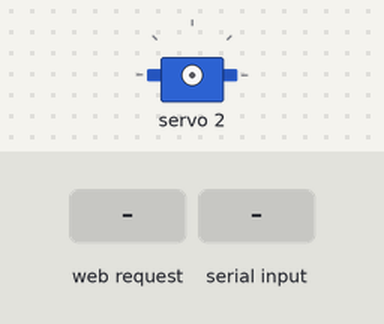
Bench run of a sketch on a simulated ESP32. Parts: servo. Inputs (shaded band) come from the test bench. What the sketch prints to the serial monitor is not drawn.

Above: at 1.2 s.
1.3 s: HTTP request GET /set?pulse=c received
2.8 s: "200\n" received over Serial
At 3.1 s:
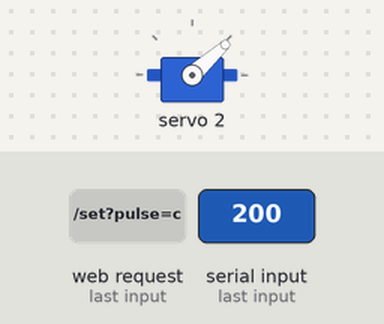
4.3 s: HTTP request GET /step?delta=120 received
At 5.4 s:
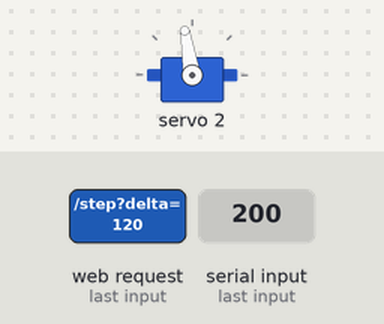
5.8 s: HTTP request GET /step?pulse=120&delta=120 received
At 6.6 s:
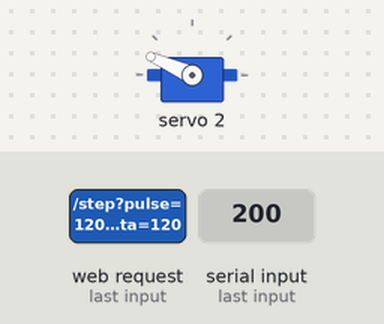
8.8 s: HTTP request GET /step?delta=120 received
At 10.1 s:
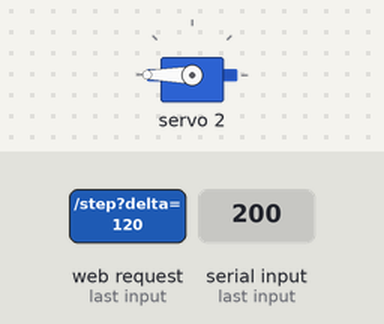
Timing chart, 0 to 11.3 s (numbered marks = the images above; inputs shaded):
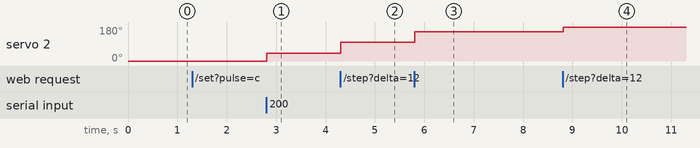

The sketch:

shoulder_calib.ino
```cpp
#include <Wire.h>
#include <Adafruit_PWMServoDriver.h>
#include <WiFi.h>
#include <WebServer.h>

// ─────────────────────────────────────────
//  PCA9685 Config
// ─────────────────────────────────────────
Adafruit_PWMServoDriver pwm = Adafruit_PWMServoDriver();
#define SERVO_FREQ 50

// ─────────────────────────────────────────
//  Hardware Channels
// ─────────────────────────────────────────
const int SHOULDER_CH = 2; // Testing joint: MG996R Positional Servo

// Full raw pulse range for testing (standard analog/digital servo safe bounds)
const int MIN_RAW_PULSE = 100;
const int MAX_RAW_PULSE = 650;
const int DEFAULT_TEST_PULSE = 300;

int currentShoulderPulse = DEFAULT_TEST_PULSE;
bool shoulderEngaged = false;

// ─────────────────────────────────────────
//  WiFi AP Config
// ─────────────────────────────────────────
const char* ssid     = "RoboArm-Shoulder-Calib";
const char* password = "roboarm123";

WebServer server(80);

// Helper: Convert PCA9685 pulse ticks (100-650) to approximate degrees (0-180°)
int pulseToApproxDeg(int pulse) {
  // 100 ticks ≈ ~500us (0°), 600 ticks ≈ ~2500us (180°)
  int deg = map(pulse, 120, 580, 0, 180);
  return constrain(deg, 0, 180);
}

// Power off ALL 16 channels completely
void powerOffAllMotors() {
  for (int ch = 0; ch < 16; ch++) {
    pwm.setPWM(ch, 0, 0);
  }
  shoulderEngaged = false;
  Serial.println("🛑 ALL MOTORS POWERED OFF (PWM 0 on all 16 channels).");
}

// Apply pulse ONLY to Shoulder (CH 2), ensuring all other channels stay 0
void setShoulderPulse(int p) {
  currentShoulderPulse = constrain(p, MIN_RAW_PULSE, MAX_RAW_PULSE);

  // Guarantee every other channel is completely unpowered
  for (int ch = 0; ch < 16; ch++) {
    if (ch != SHOULDER_CH) {
      pwm.setPWM(ch, 0, 0);
    }
  }

  // Send PWM to shoulder only
  pwm.setPWM(SHOULDER_CH, 0, currentShoulderPulse);
  shoulderEngaged = true;

  Serial.printf("🎯 Shoulder (CH2) Pulse: %d | Approx: ~%d° (All other motors: OFF)\n",
                currentShoulderPulse, pulseToApproxDeg(currentShoulderPulse));
}

void stepShoulder(int delta) {
  setShoulderPulse(currentShoulderPulse + delta);
}

// ─────────────────────────────────────────
//  Web UI (Clean Slate Shoulder Calibrator)
// ─────────────────────────────────────────
const char HTML[] PROGMEM = R"rawliteral(
<!DOCTYPE html>
<html lang="en">
<head>
<meta charset="UTF-8"/>
<meta name="viewport" content="width=device-width,initial-scale=1.0"/>
<title>Shoulder Angle Discovery | RoboArm</title>
<style>
  @import url('https://fonts.googleapis.com/css2?family=Inter:wght@400;500;600;700;800&display=swap');
  *{margin:0;padding:0;box-sizing:border-box;}
  body{
    font-family:'Inter',sans-serif;
    background:#08090e;
    color:#e2e8f0;
    min-height:100vh;
    display:flex;
    flex-direction:column;
    align-items:center;
    padding:16px 12px;
  }
  .card{
    background:#0f1322;
    border:1px solid #1e2640;
    border-radius:24px;
    padding:22px 18px;
    width:100%;
    max-width:460px;
    box-shadow:0 12px 40px rgba(0,0,0,0.5);
    text-align:center;
  }
  h1{font-size:1.3rem;font-weight:800;color:#38bdf8;margin-bottom:4px;letter-spacing:0.5px;}
  .subtitle{font-size:0.78rem;color:#94a3b8;margin-bottom:12px;}

  .status-banner{
    background:#052e16;border:1px solid #16a34a55;border-radius:12px;
    padding:8px 12px;font-size:0.75rem;color:#4ade80;font-weight:600;margin-bottom:14px;
    display:flex;align-items:center;justify-content:center;gap:6px;
  }

  .box{
    background:#13182b;border:1px solid #1e293b;
    border-radius:16px;padding:16px 14px;margin-bottom:14px;text-align:left;
  }
  .box-title{font-size:0.85rem;font-weight:700;color:#f1f5f9;margin-bottom:2px;}
  .box-sub{font-size:0.72rem;color:#64748b;margin-bottom:12px;}

  .hero-val-container{
    display:flex;justify-content:space-around;align-items:baseline;
    background:#0a0d18;border:1px solid #1e2640;border-radius:14px;
    padding:12px 6px;margin-bottom:14px;
  }
  .hero-item{text-align:center;}
  .hero-label{font-size:0.68rem;text-transform:uppercase;color:#64748b;font-weight:700;letter-spacing:0.5px;}
  .hero-num{font-size:2.2rem;font-weight:800;color:#38bdf8;line-height:1.1;}
  .hero-deg{font-size:1.5rem;font-weight:700;color:#a78bfa;line-height:1.1;}

  input[type=range]{
    width:100%;height:10px;border-radius:6px;
    background:#1e293b;outline:none;margin-bottom:14px;cursor:pointer;
  }

  .btn-grid{display:grid;grid-template-columns:repeat(4, 1fr);gap:6px;margin-bottom:8px;}
  .btn{
    padding:11px 4px;font-size:0.82rem;font-weight:700;border:none;
    border-radius:10px;cursor:pointer;transition:transform 0.1s ease;
  }
  .btn:active{transform:scale(0.95);}
  .btn-inc{background:#4f46e5;color:#fff;}
  .btn-inc:hover{background:#4338ca;}
  .btn-dec{background:#0284c7;color:#fff;}
  .btn-dec:hover{background:#0369a1;}

  .direct-form{display:flex;gap:8px;margin-top:10px;}
  .direct-input{
    flex:1;background:#0a0d18;border:1px solid #334155;border-radius:10px;
    padding:9px 12px;color:#fff;font-size:0.9rem;font-weight:600;text-align:center;
  }
  .btn-set{
    background:#38bdf8;color:#0f172a;border:none;border-radius:10px;
    padding:9px 18px;font-size:0.85rem;font-weight:700;cursor:pointer;
  }

  .btn-engage{
    width:100%;padding:13px;background:#059669;color:#fff;border:none;
    border-radius:12px;font-size:0.9rem;font-weight:700;cursor:pointer;margin-bottom:10px;
  }
  .btn-cut{
    width:100%;padding:14px;background:#7f1d1d;border:1px solid #ef444466;
    color:#fca5a5;font-size:0.9rem;font-weight:800;border-radius:12px;cursor:pointer;
  }
  .btn-cut:active{transform:scale(0.97);}

  .notepad{
    background:#0a0d18;border:1px dashed #334155;border-radius:14px;
    padding:12px;margin-top:12px;font-size:0.75rem;color:#94a3b8;line-height:1.5;text-align:left;
  }
  .notepad b{color:#38bdf8;}
  .status{margin-top:12px;font-size:0.8rem;color:#38bdf8;min-height:18px;font-weight:600;}
</style>
</head>
<body>
<div class="card">
  <h1>🦾 SHOULDER ANGLE FINDER</h1>
  <p class="subtitle">Channel 2 (MG996R) | Clean Slate Calibration</p>

  <div class="status-banner">
    <span>🔒 ALL OTHER MOTORS ARE COMPLETELY POWERED OFF (PWM = 0)</span>
  </div>

  <!-- Live Value Display -->
  <div class="box">
    <div class="box-title">📍 Shoulder Pulse & Angle</div>
    <div class="box-sub">Full range unlocked (100 → 650). Find your physical limits.</div>

    <div class="hero-val-container">
      <div class="hero-item">
        <div class="hero-label">Pulse Ticks</div>
        <div class="hero-num" id="dispPulse">300</div>
      </div>
      <div class="hero-item">
        <div class="hero-label">Estimated Angle</div>
        <div class="hero-deg" id="dispDeg">~70°</div>
      </div>
    </div>

    <input type="range" min="100" max="650" value="300" id="slider" oninput="onSlide(this.value)" onchange="sendPulse(this.value)">

    <div class="direct-form">
      <input type="number" id="numInput" class="direct-input" placeholder="Type Pulse (100-650)" min="100" max="650" value="300"/>
      <button class="btn-set" onclick="sendManual()">SEND PULSE</button>
    </div>
  </div>

  <!-- Precision Steppers -->
  <div class="box">
    <div class="box-title">⚡ Precision Step Nudge</div>
    <div class="box-sub">Step slowly until you find the exact mechanical limits:</div>

    <!-- Decrement -->
    <div class="btn-grid">
      <button class="btn btn-dec" onclick="step(-25)">-25</button>
      <button class="btn btn-dec" onclick="step(-10)">-10</button>
      <button class="btn btn-dec" onclick="step(-5)">-5</button>
      <button class="btn btn-dec" onclick="step(-1)">-1</button>
    </div>

    <!-- Increment -->
    <div class="btn-grid">
      <button class="btn btn-inc" onclick="step(+1)">+1</button>
      <button class="btn btn-inc" onclick="step(+5)">+5</button>
      <button class="btn btn-inc" onclick="step(+10)">+10</button>
      <button class="btn btn-inc" onclick="step(+25)">+25</button>
    </div>
  </div>

  <button class="btn-engage" onclick="sendPulse(300)">🎯 ENGAGE AT NEUTRAL (300)</button>
  <button class="btn-cut" onclick="cutPower()">🛑 POWER OFF ALL MOTORS (PWM 0)</button>

  <div class="notepad">
    <b>📝 How to record your new Shoulder limits:</b><br/>
    1. Step <b>down</b> (-10/-5/-1) until shoulder reaches bottom/back physical limit ➔ Note down <b>SHOULDER_MIN</b>.<br/>
    2. Step <b>up</b> (+10/+5/+1) until shoulder reaches upright/forward physical limit ➔ Note down <b>SHOULDER_MAX</b>.<br/>
    3. Find comfortable center/resting posture ➔ Note down <b>SHOULDER_REST</b>.
  </div>

  <div class="status" id="status">Standby. Motors powered off on boot. Ready to calibrate.</div>
</div>

<script>
let currentPulse = 300;

function calcDeg(p){
  let d = Math.round((p - 120) * (180 / 460));
  if(d < 0) d = 0;
  if(d > 180) d = 180;
  return d;
}

function updateUI(p){
  currentPulse = parseInt(p);
  document.getElementById('dispPulse').innerText = currentPulse;
  document.getElementById('dispDeg').innerText = '~' + calcDeg(currentPulse) + '°';
  document.getElementById('slider').value = currentPulse;
  document.getElementById('numInput').value = currentPulse;
}

function onSlide(v){
  document.getElementById('dispPulse').innerText = v;
  document.getElementById('dispDeg').innerText = '~' + calcDeg(v) + '°';
}

function setStatus(msg){
  document.getElementById('status').innerText = msg;
}

function sendPulse(p){
  updateUI(p);
  setStatus('Holding pulse: ' + p + ' (~' + calcDeg(p) + '°)');
  fetch('/set?pulse=' + p)
    .then(r => r.text())
    .then(m => setStatus(m))
    .catch(() => setStatus('Connection error!'));
}

function sendManual(){
  let val = parseInt(document.getElementById('numInput').value);
  if(isNaN(val)) return;
  if(val < 100) val = 100;
  if(val > 650) val = 650;
  sendPulse(val);
}

function step(delta){
  let target = currentPulse + delta;
  if(target < 100) target = 100;
  if(target > 650) target = 650;
  sendPulse(target);
}

function cutPower(){
  fetch('/cut')
    .then(r => r.text())
    .then(m => {
      setStatus('🛑 ' + m);
    })
    .catch(() => setStatus('Connection error!'));
}
</script>
</body>
</html>
)rawliteral";

// ─────────────────────────────────────────
//  HTTP Handlers
// ─────────────────────────────────────────
void handleRoot() {
  server.sendHeader("Cache-Control", "no-cache, no-store, must-revalidate");
  server.sendHeader("Pragma", "no-cache");
  server.sendHeader("Expires", "0");
  server.send_P(200, "text/html", HTML);
}

void handleSet() {
  if (server.hasArg("pulse")) {
    int p = server.arg("pulse").toInt();
    setShoulderPulse(p);
    server.send(200, "text/plain", "Shoulder held at: " + String(currentShoulderPulse) + " (~" + String(pulseToApproxDeg(currentShoulderPulse)) + "°)");
  } else {
    server.send(400, "text/plain", "Missing pulse");
  }
}

void handleStep() {
  if (server.hasArg("delta")) {
    int d = server.arg("delta").toInt();
    stepShoulder(d);
    server.send(200, "text/plain", "Shoulder stepped to: " + String(currentShoulderPulse) + " (~" + String(pulseToApproxDeg(currentShoulderPulse)) + "°)");
  } else {
    server.send(400, "text/plain", "Missing delta");
  }
}

void handleCut() {
  powerOffAllMotors();
  server.send(200, "text/plain", "All motors powered off (PWM 0)");
}

// ─────────────────────────────────────────
//  Setup & Loop
// ─────────────────────────────────────────
void setup() {
  Serial.begin(115200);
  Serial.println("\n=== Shoulder Angle Finder (Clean Slate Calibration) ===");

  pwm.begin();
  pwm.setOscillatorFrequency(27000000);
  pwm.setPWMFreq(SERVO_FREQ);
  delay(50);

  // Power OFF ALL 16 channels on startup (Zero PWM on all motors)
  powerOffAllMotors();
  Serial.println("Initial State: ALL MOTORS POWERED OFF (PWM 0).");
  Serial.println("Shoulder will only move when commanded via Web UI or Serial.");

  WiFi.softAP(ssid, password);
  Serial.printf("WiFi AP: %s  |  http://%s\n", ssid, WiFi.softAPIP().toString().c_str());

  server.on("/",     handleRoot);
  server.on("/set",  handleSet);
  server.on("/step", handleStep);
  server.on("/cut",  handleCut);
  server.begin();

  Serial.println("Ready! Connect to 'RoboArm-Shoulder-Calib' (pass: roboarm123) and open http://192.168.4.1");
}

void loop() {
  server.handleClient();

  // Optional Serial command input: type any pulse number (100-650) or 'c' to cut power
  if (Serial.available() > 0) {
    String input = Serial.readStringUntil('\n');
    input.trim();
    if (input.equalsIgnoreCase("c") || input.equalsIgnoreCase("cut") || input.equalsIgnoreCase("0")) {
      powerOffAllMotors();
    } else {
      int p = input.toInt();
      if (p >= MIN_RAW_PULSE && p <= MAX_RAW_PULSE) {
        setShoulderPulse(p);
      } else {
        Serial.println("Invalid pulse! Enter a value between 100 and 650, or 'c' to cut power.");
      }
    }
  }
}
```

Measured:
- after the input at 2.8 s, servo 2: 0° → 42° at once
- after the input at 4.3 s, servo 2: 42° → 99° at once
- after the input at 5.8 s, servo 2: 99° → 156° at once
- after the input at 8.8 s, servo 2: 156° → 180° at once
